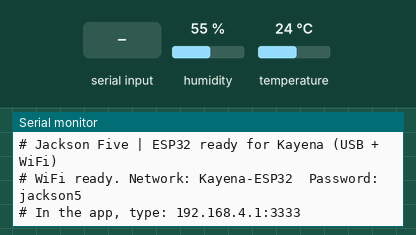
Simulated run of this sketch. Board: ESP32. On the bench: the last lines printed to the serial monitor. Inputs (shaded band) come from the test bench; at power-on: humidity 55 %, temperature 24 °C. WiFi joins after 1.5 s; servers stay silent unless stated.

Above: at 2.7 s.
2.8 s: "90,45\n" received over Serial
At 4.2 s:
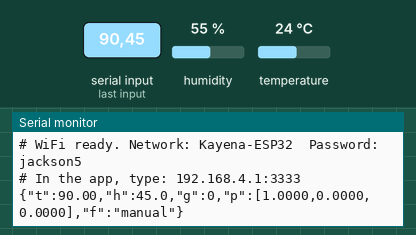
11.5 s: "1\n" received over Serial
At 12.0 s:
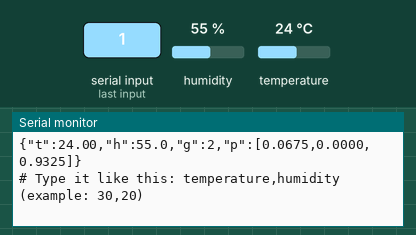

Measured:
- after the input at 2.8 s, the serial monitor: prints a new line at once (image 1)
- after the input at 11.5 s, the serial monitor: prints a new line at once (image 2)

The sketch:

Jackson_App_ESP32_WiFi.ino
```cpp
/*
  Jackson_App_ESP32_WiFi.ino  |  Jackson Five - NASA Space Apps 2026
  Firmware for the Kayena crop-rotation assistant.

  OVERVIEW
    Same as Jackson_App_ESP32.ino, but it ALSO sends readings over WiFi, so the
    Kayena app on a phone (APK) or laptop can read the ESP32 without a cable.

  WHAT IT DOES
    1. Reads AIR temperature and humidity from a DHT11 sensor every 2 seconds.
    2. Runs the Gaussian Mixture Model (GMM) ON the ESP32 (TinyML), using the
       average of the last 30 seconds. The model (gmm_modelo.h) was trained
       with NASA POWER daily data for Namiquipa, Chihuahua (2016-2023).
    3. Every 10 seconds it sends ONE line, over USB and WiFi, in this format:
         {"t":24.3,"h":31.0,"g":1,"p":[0.12,0.85,0.03]}
       t = temperature (°C), averaged over the last 10 s
       h = relative humidity (%), averaged over the last 10 s
       g = index of the most likely GMM group (season)
       p = probability of each GMM group, in the order defined in gmm_modelo.h
       An optional "f":"manual" field marks values typed in test mode.
       Lines starting with "#" are human-readable messages; the app ignores them.

  WIFI (default, MODO_AP = 1: access-point mode)
    The ESP32 creates its own network. No event WiFi or internet is needed.
      Network (SSID): Kayena-ESP32
      Password:       jackson5
      In the app:     192.168.4.1:3333   (plain TCP, one JSON line per reading)
    On the phone, join "Kayena-ESP32". If Android warns "this network has no
    internet access", choose to stay connected.

    To join a phone hotspot instead (station mode), set MODO_AP to 0 and fill in
    RED_CASA / CLAVE_CASA below. The assigned IP is printed on the Serial Monitor.

  SENSOR: DHT11
    Range 0-50 °C (±2 °C) and 20-90 % RH (±5 %), at most one read per second.
    It cannot measure below 0 °C, so it cannot report how hard a frost was.

  WIRING
    DHT11 data -> GPIO 4, power -> 3.3 V, ground -> GND. Serial at 115200 baud.

  REQUIRED FILES (same folder as this sketch)
    gmm_modelo.h      model parameters generated by entrenar_gmm.py
    gmm_clasificar.h  gmm_clasificar(): GMM inference (Mahalanobis + softmax)

  LIBRARIES
    "DHT sensor library" (Adafruit). WiFi.h comes with the ESP32 board package.

  TEST MODE (no sensor)
    Set USAR_SENSOR to 0 and type "temperature,humidity" in the Serial Monitor
    (e.g. 30,20). Close the Serial Monitor before opening the Kayena app:
    only one program can use the USB port at a time.
*/

#include <WiFi.h>
#include <DHT.h>
#include "gmm_clasificar.h"

// ========================= CONFIGURATION =========================
#define USAR_SENSOR 1          // 1 = real DHT11 | 0 = Serial test mode only
#define PIN_DHT     4          // GPIO connected to the DHT11 data pin
#define TIPO_DHT    DHT11      // sensor model used by the team

#define MODO_AP     1          // 1 = ESP32 creates the network | 0 = joins a network
const char* RED_AP       = "Kayena-ESP32";        // SSID in access-point mode
const char* CLAVE_AP     = "jackson5";            // password (at least 8 characters)
const char* RED_CASA     = "NombreDeTuHotspot";   // SSID to join (only if MODO_AP = 0)
const char* CLAVE_CASA   = "ContraseñaDelHotspot"; // its password
const uint16_t PUERTO_TCP = 3333;                 // TCP port the app connects to

const unsigned long PERIODO_MS = 2000;   // time between reads (DHT11 allows 1 s; 2 s is safe)
const int LECTURAS_POR_ENVIO = 5;        // 5 reads x 2 s = one line every 10 s
const int N_PROMEDIO_GMM = 15;           // 15 reads x 2 s = 30 s average for the GMM
const int MAX_CLIENTES = 3;              // phone + laptop + one spare
// =================================================================

DHT dht(PIN_DHT, TIPO_DHT);
WiFiServer servidor(PUERTO_TCP);         // TCP server the app connects to
WiFiClient clientes[MAX_CLIENTES];       // connected apps

// Ring buffer with the last 30 s of readings (input to the GMM)
float hist_t[N_PROMEDIO_GMM], hist_h[N_PROMEDIO_GMM];
int guardadas = 0, posicion = 0;         // how many are stored / next slot to write

// Running sums for the 10 s average that is sent to the app
float suma_t = 0, suma_h = 0;
int en_envio = 0;

unsigned long ultimo = 0;                // time of the last sensor read (ms)
int errores_seguidos = 0;                // consecutive failed DHT11 reads
String ultimaLinea = "";                 // last JSON line, sent to new clients right away

// Sends one line over USB and to every app connected over WiFi.
void mandarLinea(const String& linea) {
  Serial.println(linea);
  for (int i = 0; i < MAX_CLIENTES; i++) {
    if (clientes[i] && clientes[i].connected()) clientes[i].println(linea);
  }
}

// Accepts new WiFi connections (up to MAX_CLIENTES) and immediately sends
// them the latest reading, so the app does not wait 10 s for its first data.
void atenderClientes() {
  WiFiClient nuevo = servidor.available();
  if (!nuevo) return;
  for (int i = 0; i < MAX_CLIENTES; i++) {
    if (!clientes[i] || !clientes[i].connected()) {   // reuse a free or dead slot
      clientes[i].stop();
      clientes[i] = nuevo;
      clientes[i].println("# Kayena ESP32 over WiFi. One reading every 10 s.");
      if (ultimaLinea.length()) clientes[i].println(ultimaLinea);
      Serial.printf("# App connected from %s\n", nuevo.remoteIP().toString().c_str());
      return;
    }
  }
  nuevo.println("# Too many apps connected.");
  nuevo.stop();
}

// Classifies with the GMM and sends the JSON line.
//   t, h    values to report (10 s average, or values typed in test mode)
//   fuente  nullptr for sensor data, or a tag such as "manual"
// The GMM uses the 30 s average once the buffer is full; until then it uses t, h.
void mandarJSON(float t, float h, const char* fuente) {
  float prob[GMM_N_GRUPOS];
  float tg = t, hg = h;
  if (guardadas >= N_PROMEDIO_GMM) {
    tg = 0; hg = 0;
    for (int i = 0; i < N_PROMEDIO_GMM; i++) { tg += hist_t[i]; hg += hist_h[i]; }
    tg /= N_PROMEDIO_GMM; hg /= N_PROMEDIO_GMM;
  }
  int g = gmm_clasificar(tg, hg, prob);   // TinyML inference on the ESP32

  // Build {"t":..,"h":..,"g":..,"p":[..]} in a fixed buffer (no heap churn)
  char buf[160];
  int n = snprintf(buf, sizeof(buf), "{\"t\":%.2f,\"h\":%.1f,\"g\":%d,\"p\":[", t, h, g);
  for (int i = 0; i < GMM_N_GRUPOS; i++) {
    n += snprintf(buf + n, sizeof(buf) - n, i ? ",%.4f" : "%.4f", prob[i]);
  }
  if (fuente) snprintf(buf + n, sizeof(buf) - n, "],\"f\":\"%s\"}", fuente);
  else snprintf(buf + n, sizeof(buf) - n, "]}");

  ultimaLinea = buf;
  mandarLinea(ultimaLinea);
}

// Test mode: reads "temperature,humidity" typed in the Serial Monitor and
// sends it as a reading tagged "manual". Works even with the sensor enabled.
void revisarModoPrueba() {
  if (!Serial.available()) return;
  String linea = Serial.readStringUntil('\n');
  linea.trim();
  int coma = linea.indexOf(',');
  if (coma < 0) {
    Serial.println("# Type it like this: temperature,humidity   (example: 30,20)");
    return;
  }
  mandarJSON(linea.substring(0, coma).toFloat(), linea.substring(coma + 1).toFloat(), "manual");
}

// Starts WiFi in access-point or station mode and opens the TCP server.
// If station mode cannot connect within ~20 s, USB keeps working.
void arrancarWiFi() {
#if MODO_AP
  WiFi.mode(WIFI_AP);
  WiFi.softAP(RED_AP, CLAVE_AP);
  Serial.printf("# WiFi ready. Network: %s  Password: %s\n", RED_AP, CLAVE_AP);
  Serial.printf("# In the app, type: %s:%u\n", WiFi.softAPIP().toString().c_str(), PUERTO_TCP);
#else
  WiFi.mode(WIFI_STA);
  WiFi.begin(RED_CASA, CLAVE_CASA);
  Serial.print("# Connecting to WiFi");
  for (int i = 0; i < 40 && WiFi.status() != WL_CONNECTED; i++) { delay(500); Serial.print("."); }
  Serial.println();
  if (WiFi.status() == WL_CONNECTED) {
    Serial.printf("# Connected. In the app, type: %s:%u\n", WiFi.localIP().toString().c_str(), PUERTO_TCP);
  } else {
    Serial.println("# Could not join the WiFi. Check the network name and password. USB still works.");
  }
#endif
  servidor.begin();
  servidor.setNoDelay(true);   // send each line immediately (no Nagle buffering)
}

void setup() {
  Serial.begin(115200);
  delay(1500);                 // give the USB serial port time to come up
  Serial.println("# Jackson Five | ESP32 ready for Kayena (USB + WiFi)");
  arrancarWiFi();
#if USAR_SENSOR
  dht.begin();
#endif
}

void loop() {
  atenderClientes();           // accept new app connections
  revisarModoPrueba();         // handle values typed in the Serial Monitor

#if USAR_SENSOR
  // Non-blocking timer: read the sensor every PERIODO_MS
  if (millis() - ultimo < PERIODO_MS) return;
  ultimo = millis();

  float t = dht.readTemperature();
  float h = dht.readHumidity();
  if (isnan(t) || isnan(h)) {
    // Failed read: report it (every 5th failure, to avoid flooding) and skip.
    // No value is ever made up.
    errores_seguidos++;
    if (errores_seguidos % 5 == 1) {
      mandarLinea("# READ_ERROR from the DHT11 (check wiring: data to GPIO 4, 3.3 V and GND). No value is made up.");
    }
    return;
  }
  errores_seguidos = 0;

  // Store in the 30 s ring buffer used by the GMM
  hist_t[posicion] = t;
  hist_h[posicion] = h;
  posicion = (posicion + 1) % N_PROMEDIO_GMM;
  if (guardadas < N_PROMEDIO_GMM) guardadas++;

  // Accumulate the 10 s average and send it when complete
  suma_t += t; suma_h += h; en_envio++;
  if (en_envio >= LECTURAS_POR_ENVIO) {
    mandarJSON(suma_t / en_envio, suma_h / en_envio, nullptr);
    suma_t = 0; suma_h = 0; en_envio = 0;
  }
#endif
}
```

gmm_clasificar.h
```cpp
// gmm_clasificar.h  |  Jackson Five · NASA Space Apps 2026
// GMM inference (TinyML) and the 7-day Markov forecast for the ESP32.
//
// Kept in its own file so the exact same math can also be tested on a computer.
// No libraries needed: only multiplications and one exponential per group.
// The model parameters live in gmm_modelo.h (generated by entrenar_gmm.py).
#pragma once
#include <math.h>
#include "gmm_modelo.h"

// Classifies one reading with the Gaussian Mixture Model.
//   temperatura   air temperature (°C)
//   humedad       relative air humidity (%)
//   probabilidad  output: how likely each group is (0 to 1, they add up to 1)
// Returns the index of the most likely group (see GMM_NOMBRE in gmm_modelo.h).
//
// Math, per group g:
//   score[g] = log(weight) - 0.5*log(det(cov)) - log(2*pi)  - 0.5 * Mahalanobis distance
//            = GMM_CONSTANTE[g]                               - 0.5 * d' * inv(cov) * d
// then a softmax turns the scores into probabilities.
inline int gmm_clasificar(float temperatura, float humedad, float probabilidad[GMM_N_GRUPOS]) {
  float puntaje[GMM_N_GRUPOS];   // log-score of each group
  float mejor = -1e30f;          // best score so far
  int ganador = 0;               // index of the best group

  for (int g = 0; g < GMM_N_GRUPOS; g++) {
    // How far is the reading from the center of the group?
    float d0 = temperatura - GMM_CENTRO[g][0];
    float d1 = humedad - GMM_CENTRO[g][1];
    // "Hill-shaped" distance (Mahalanobis): [d0 d1] * inverse covariance * [d0 d1]
    // The 2x2 symmetric inverse is stored as {a, b, c} = [[a, b], [b, c]].
    float a = GMM_INV_COV[g][0], b = GMM_INV_COV[g][1], c = GMM_INV_COV[g][2];
    float distancia = a * d0 * d0 + 2.0f * b * d0 * d1 + c * d1 * d1;
    // The closer to the center, the higher the score
    puntaje[g] = GMM_CONSTANTE[g] - 0.5f * distancia;
    if (puntaje[g] > mejor) { mejor = puntaje[g]; ganador = g; }
  }

  // Turn scores into probabilities that add up to 1 (softmax).
  // Subtracting the best score first avoids overflow/underflow in expf().
  float suma = 0.0f;
  for (int g = 0; g < GMM_N_GRUPOS; g++) {
    probabilidad[g] = expf(puntaje[g] - mejor);
    suma += probabilidad[g];
  }
  for (int g = 0; g < GMM_N_GRUPOS; g++) probabilidad[g] /= suma;

  return ganador;
}

// MARKOV CHAIN: forecast GMM_DIAS_PRONOSTICO days ahead.
//   prob_hoy    how likely each group is TODAY (output of gmm_clasificar)
//   pronostico  output: how likely each group is IN 7 DAYS
// Math: forecast[later] = sum over i of ( prob_today[i] x MARKOV[i][later] )
// So if the GMM is undecided today, the forecast reflects that uncertainty too.
inline void markov_pronostico(const float prob_hoy[GMM_N_GRUPOS], float pronostico[GMM_N_GRUPOS]) {
  for (int despues = 0; despues < GMM_N_GRUPOS; despues++) {     // despues = group in 7 days
    pronostico[despues] = 0.0f;
    for (int hoy = 0; hoy < GMM_N_GRUPOS; hoy++) {               // hoy = group today
      pronostico[despues] += prob_hoy[hoy] * GMM_MARKOV[hoy][despues];
    }
  }
}
```

gmm_modelo.h
```cpp
// gmm_modelo.h  |  AUTO-GENERATED by entrenar_gmm.py. Do not edit the numbers by hand.
// Jackson Five · NASA Space Apps 2026
// Trained on NASA POWER daily data, 2016-2023, point 29.25, -107.41 (Namiquipa, Chihuahua)
// Chosen by BIC: 3 groups, 'full' covariance shape (BIC = 42900)
// Inputs: [0] air temperature (°C), [1] relative air humidity (%)
// Note: the comments in this copy were translated to English. If you retrain,
// entrenar_gmm.py writes a new file with Spanish comments; the numbers are what matter.
#pragma once

#define GMM_N_GRUPOS 3   // number of groups (weather types)

// Center (mean) of each group: {temperature, humidity}
const float GMM_CENTRO[GMM_N_GRUPOS][2] = {
  {11.018566f, 55.651077f},
  {13.681251f, 31.060082f},
  {21.460173f, 57.878033f}
};

// Inverse of each group's covariance matrix: {a, b, c} = [[a, b], [b, c]]
// (stored inverted because multiplying is cheaper than dividing on the ESP32)
const float GMM_INV_COV[GMM_N_GRUPOS][3] = {
  {0.03538273f, 0.00533322f, 0.00601083f},
  {0.04127044f, 0.01580674f, 0.02023600f},
  {0.64860968f, 0.10163864f, 0.02117561f}
};

// Constant term of each group: log(weight) - 0.5*log(det(cov)) - log(2*pi)
const float GMM_CONSTANTE[GMM_N_GRUPOS] = {
  -7.11111169f,
  -6.60487448f,
  -5.98602151f
};

// Names chosen by humans after checking rainfall and months (see Block 6 of entrenar_gmm.py).
// Kept in Spanish, without accents, because the Serial Monitor may show accents badly:
//   0 = Cold and humid (autumn-winter)
//   1 = Dry (dry season)
//   2 = Warm and humid (rainy season)
const char* const GMM_NOMBRE[GMM_N_GRUPOS] = {
  "Frio y humedo (otono-invierno)",
  "Seco (estiaje)",
  "Calido y humedo (temporada de lluvias)"
};

// Weekly Markov chain (see Block 8): [group today][group in 7 days] = probability.
// Measured directly from 7-day jumps in 2016-2023; each row adds up to 1.
const float GMM_MARKOV[GMM_N_GRUPOS][GMM_N_GRUPOS] = {
  {0.575442f, 0.388137f, 0.036420f},
  {0.290958f, 0.632945f, 0.076097f},
  {0.094787f, 0.047393f, 0.857820f}
};

#define GMM_DIAS_PRONOSTICO 7   // forecast horizon in days
```
